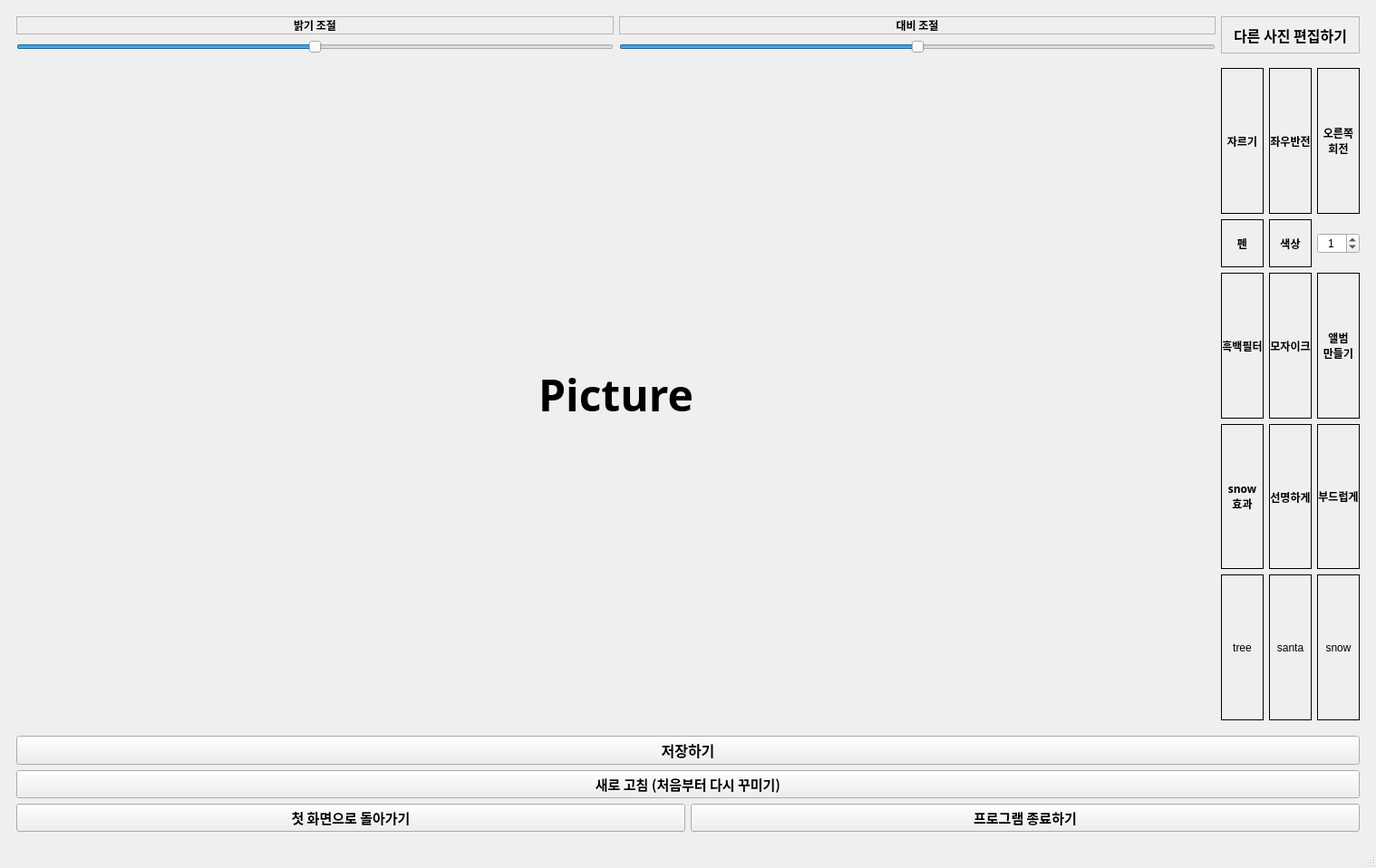
<?xml version="1.0" encoding="UTF-8"?>
<ui version="4.0">
 <class>MainWindow</class>
 <widget class="QMainWindow" name="MainWindow">
  <property name="geometry">
   <rect>
    <x>0</x>
    <y>0</y>
    <width>1518</width>
    <height>958</height>
   </rect>
  </property>
  <property name="mouseTracking">
   <bool>false</bool>
  </property>
  <property name="windowTitle">
   <string>MainWindow</string>
  </property>
  <property name="autoFillBackground">
   <bool>false</bool>
  </property>
  <widget class="QWidget" name="centralwidget">
   <layout class="QGridLayout" name="gridLayout">
    <item row="1" column="0">
     <layout class="QGridLayout" name="gridLayout_3">
      <item row="0" column="1">
       <widget class="QStackedWidget" name="stackedWidget_">
        <property name="sizePolicy">
         <sizepolicy hsizetype="Preferred" vsizetype="Preferred">
          <horstretch>0</horstretch>
          <verstretch>0</verstretch>
         </sizepolicy>
        </property>
        <property name="currentIndex">
         <number>4</number>
        </property>
        <widget class="QWidget" name="page_start">
         <layout class="QGridLayout" name="gridLayout_2">
          <item row="9" column="0">
           <spacer name="verticalSpacer_3">
            <property name="orientation">
             <enum>Qt::Vertical</enum>
            </property>
            <property name="sizeHint" stdset="0">
             <size>
              <width>20</width>
              <height>40</height>
             </size>
            </property>
           </spacer>
          </item>
          <item row="2" column="0">
           <widget class="QLabel" name="label">
            <property name="font">
             <font>
              <family>Sitka Text Semibold</family>
              <pointsize>44</pointsize>
              <weight>75</weight>
              <bold>true</bold>
             </font>
            </property>
            <property name="text">
             <string>MING PHOTO</string>
            </property>
            <property name="alignment">
             <set>Qt::AlignCenter</set>
            </property>
           </widget>
          </item>
          <item row="4" column="0">
           <spacer name="verticalSpacer">
            <property name="orientation">
             <enum>Qt::Vertical</enum>
            </property>
            <property name="sizeHint" stdset="0">
             <size>
              <width>20</width>
              <height>40</height>
             </size>
            </property>
           </spacer>
          </item>
          <item row="3" column="0">
           <widget class="QLabel" name="label_2">
            <property name="font">
             <font>
              <family>한컴산뜻돋움</family>
              <pointsize>11</pointsize>
             </font>
            </property>
            <property name="text">
             <string>
 MING PHOTO는 사용자들에게 사진 꾸미기를 제공합니다.
콜라주, 그리기, 스티커 붙이기 등의 기능을 포함하고 있으며,
사진을 찍거나 앨범에서 사용자가 사진을 가져와  꾸밀 수 있습니다. </string>
            </property>
            <property name="alignment">
             <set>Qt::AlignCenter</set>
            </property>
           </widget>
          </item>
          <item row="6" column="0">
           <widget class="QPushButton" name="pushButton">
            <property name="font">
             <font>
              <family>한컴 말랑말랑 Bold</family>
              <pointsize>12</pointsize>
              <weight>75</weight>
              <bold>true</bold>
             </font>
            </property>
            <property name="text">
             <string>사진 촬영</string>
            </property>
           </widget>
          </item>
          <item row="7" column="0">
           <widget class="QPushButton" name="pushButton_2">
            <property name="font">
             <font>
              <family>한컴 말랑말랑 Bold</family>
              <pointsize>12</pointsize>
              <weight>75</weight>
              <bold>true</bold>
             </font>
            </property>
            <property name="mouseTracking">
             <bool>false</bool>
            </property>
            <property name="text">
             <string>사진 꾸미기</string>
            </property>
           </widget>
          </item>
          <item row="8" column="0">
           <widget class="QPushButton" name="pushButton_4">
            <property name="font">
             <font>
              <family>한컴 말랑말랑 Bold</family>
              <pointsize>12</pointsize>
              <weight>75</weight>
              <bold>true</bold>
             </font>
            </property>
            <property name="text">
             <string>종료하기</string>
            </property>
           </widget>
          </item>
          <item row="0" column="0">
           <spacer name="verticalSpacer_2">
            <property name="orientation">
             <enum>Qt::Vertical</enum>
            </property>
            <property name="sizeHint" stdset="0">
             <size>
              <width>20</width>
              <height>40</height>
             </size>
            </property>
           </spacer>
          </item>
         </layout>
        </widget>
        <widget class="QWidget" name="page_camera">
         <layout class="QGridLayout" name="gridLayout_4">
          <item row="0" column="0">
           <widget class="QLabel" name="label_3">
            <property name="sizePolicy">
             <sizepolicy hsizetype="Preferred" vsizetype="Preferred">
              <horstretch>0</horstretch>
              <verstretch>0</verstretch>
             </sizepolicy>
            </property>
            <property name="minimumSize">
             <size>
              <width>1280</width>
              <height>720</height>
             </size>
            </property>
            <property name="maximumSize">
             <size>
              <width>1920</width>
              <height>1080</height>
             </size>
            </property>
            <property name="font">
             <font>
              <family>한컴 말랑말랑 Bold</family>
              <pointsize>36</pointsize>
              <weight>75</weight>
              <bold>true</bold>
             </font>
            </property>
            <property name="autoFillBackground">
             <bool>true</bool>
            </property>
            <property name="frameShape">
             <enum>QFrame::NoFrame</enum>
            </property>
            <property name="lineWidth">
             <number>2</number>
            </property>
            <property name="text">
             <string>



 Camera 


</string>
            </property>
            <property name="alignment">
             <set>Qt::AlignCenter</set>
            </property>
           </widget>
          </item>
          <item row="3" column="0">
           <widget class="QPushButton" name="pushButton_5">
            <property name="font">
             <font>
              <family>한컴 말랑말랑 Bold</family>
              <pointsize>12</pointsize>
              <weight>75</weight>
              <bold>true</bold>
             </font>
            </property>
            <property name="text">
             <string>
사진찍기
</string>
            </property>
           </widget>
          </item>
          <item row="4" column="0">
           <widget class="QPushButton" name="pushButton_6">
            <property name="font">
             <font>
              <family>한컴 말랑말랑 Bold</family>
              <pointsize>12</pointsize>
              <weight>75</weight>
              <bold>true</bold>
             </font>
            </property>
            <property name="text">
             <string>돌아가기</string>
            </property>
           </widget>
          </item>
          <item row="1" column="0">
           <layout class="QHBoxLayout" name="horizontalLayout">
            <item>
             <widget class="QSlider" name="horizontalSlider">
              <property name="orientation">
               <enum>Qt::Horizontal</enum>
              </property>
             </widget>
            </item>
            <item>
             <widget class="QPushButton" name="pushButton_10">
              <property name="font">
               <font>
                <family>한컴 말랑말랑 Bold</family>
                <pointsize>10</pointsize>
                <weight>75</weight>
                <bold>true</bold>
               </font>
              </property>
              <property name="text">
               <string>좌우 반전</string>
              </property>
             </widget>
            </item>
           </layout>
          </item>
          <item row="5" column="0">
           <spacer name="verticalSpacer_5">
            <property name="orientation">
             <enum>Qt::Vertical</enum>
            </property>
            <property name="sizeHint" stdset="0">
             <size>
              <width>20</width>
              <height>40</height>
             </size>
            </property>
           </spacer>
          </item>
          <item row="2" column="0">
           <spacer name="verticalSpacer_4">
            <property name="orientation">
             <enum>Qt::Vertical</enum>
            </property>
            <property name="sizeHint" stdset="0">
             <size>
              <width>20</width>
              <height>40</height>
             </size>
            </property>
           </spacer>
          </item>
         </layout>
        </widget>
        <widget class="QWidget" name="page_cameraSave">
         <layout class="QGridLayout" name="gridLayout_5">
          <item row="4" column="0">
           <widget class="QPushButton" name="pushButton_7">
            <property name="font">
             <font>
              <family>한컴 말랑말랑 Bold</family>
              <pointsize>12</pointsize>
              <weight>75</weight>
              <bold>true</bold>
             </font>
            </property>
            <property name="text">
             <string>다시 찍기</string>
            </property>
            <property name="default">
             <bool>false</bool>
            </property>
            <property name="flat">
             <bool>false</bool>
            </property>
           </widget>
          </item>
          <item row="3" column="0">
           <widget class="QPushButton" name="pushButton_8">
            <property name="font">
             <font>
              <family>한컴 말랑말랑 Bold</family>
              <pointsize>12</pointsize>
              <weight>75</weight>
              <bold>true</bold>
             </font>
            </property>
            <property name="text">
             <string>
사진 꾸미러 가기
</string>
            </property>
           </widget>
          </item>
          <item row="2" column="0">
           <spacer name="verticalSpacer_6">
            <property name="orientation">
             <enum>Qt::Vertical</enum>
            </property>
            <property name="sizeHint" stdset="0">
             <size>
              <width>20</width>
              <height>40</height>
             </size>
            </property>
           </spacer>
          </item>
          <item row="6" column="0">
           <spacer name="verticalSpacer_7">
            <property name="orientation">
             <enum>Qt::Vertical</enum>
            </property>
            <property name="sizeHint" stdset="0">
             <size>
              <width>20</width>
              <height>40</height>
             </size>
            </property>
           </spacer>
          </item>
          <item row="1" column="0">
           <widget class="QLabel" name="label_4">
            <property name="sizePolicy">
             <sizepolicy hsizetype="Preferred" vsizetype="Preferred">
              <horstretch>0</horstretch>
              <verstretch>0</verstretch>
             </sizepolicy>
            </property>
            <property name="minimumSize">
             <size>
              <width>1280</width>
              <height>720</height>
             </size>
            </property>
            <property name="maximumSize">
             <size>
              <width>1920</width>
              <height>1920</height>
             </size>
            </property>
            <property name="font">
             <font>
              <family>한컴 말랑말랑 Bold</family>
              <pointsize>36</pointsize>
              <weight>75</weight>
              <bold>true</bold>
             </font>
            </property>
            <property name="autoFillBackground">
             <bool>true</bool>
            </property>
            <property name="frameShape">
             <enum>QFrame::NoFrame</enum>
            </property>
            <property name="lineWidth">
             <number>2</number>
            </property>
            <property name="text">
             <string>



Picture


</string>
            </property>
            <property name="alignment">
             <set>Qt::AlignCenter</set>
            </property>
           </widget>
          </item>
         </layout>
        </widget>
        <widget class="QWidget" name="page_gallery">
         <layout class="QGridLayout" name="gridLayout_7">
          <item row="5" column="1">
           <spacer name="verticalSpacer_9">
            <property name="orientation">
             <enum>Qt::Vertical</enum>
            </property>
            <property name="sizeHint" stdset="0">
             <size>
              <width>20</width>
              <height>40</height>
             </size>
            </property>
           </spacer>
          </item>
          <item row="2" column="1">
           <widget class="QPushButton" name="pushButton_11">
            <property name="font">
             <font>
              <family>한컴 말랑말랑 Bold</family>
              <pointsize>12</pointsize>
              <weight>75</weight>
              <bold>true</bold>
             </font>
            </property>
            <property name="text">
             <string>사진 꾸미러 가기</string>
            </property>
           </widget>
          </item>
          <item row="4" column="1">
           <widget class="QPushButton" name="pushButton_9">
            <property name="font">
             <font>
              <family>한컴 말랑말랑 Bold</family>
              <pointsize>12</pointsize>
              <weight>75</weight>
              <bold>true</bold>
             </font>
            </property>
            <property name="text">
             <string>뒤로가기</string>
            </property>
           </widget>
          </item>
          <item row="1" column="1">
           <spacer name="verticalSpacer_8">
            <property name="orientation">
             <enum>Qt::Vertical</enum>
            </property>
            <property name="sizeHint" stdset="0">
             <size>
              <width>20</width>
              <height>40</height>
             </size>
            </property>
           </spacer>
          </item>
          <item row="3" column="1">
           <widget class="QPushButton" name="pushButton_3">
            <property name="font">
             <font>
              <family>한컴 말랑말랑 Bold</family>
              <pointsize>12</pointsize>
              <weight>75</weight>
              <bold>true</bold>
             </font>
            </property>
            <property name="text">
             <string>다시 선택하기</string>
            </property>
           </widget>
          </item>
          <item row="0" column="1">
           <widget class="QLabel" name="label_6">
            <property name="sizePolicy">
             <sizepolicy hsizetype="Preferred" vsizetype="Preferred">
              <horstretch>0</horstretch>
              <verstretch>0</verstretch>
             </sizepolicy>
            </property>
            <property name="minimumSize">
             <size>
              <width>1080</width>
              <height>720</height>
             </size>
            </property>
            <property name="maximumSize">
             <size>
              <width>1920</width>
              <height>1080</height>
             </size>
            </property>
            <property name="font">
             <font>
              <family>한컴 말랑말랑 Bold</family>
              <pointsize>36</pointsize>
              <weight>75</weight>
              <bold>true</bold>
             </font>
            </property>
            <property name="autoFillBackground">
             <bool>true</bool>
            </property>
            <property name="text">
             <string>



Picture


</string>
            </property>
            <property name="alignment">
             <set>Qt::AlignCenter</set>
            </property>
           </widget>
          </item>
         </layout>
        </widget>
        <widget class="QWidget" name="page_edit">
         <layout class="QGridLayout" name="gridLayout_6">
          <item row="4" column="1">
           <layout class="QHBoxLayout" name="horizontalLayout_2">
            <item>
             <layout class="QGridLayout" name="gridLayout_8">
              <property name="sizeConstraint">
               <enum>QLayout::SetDefaultConstraint</enum>
              </property>
              <item row="6" column="0">
               <widget class="QLabel" name="label_43">
                <property name="font">
                 <font>
                  <family>한컴 말랑말랑 Bold</family>
                  <weight>75</weight>
                  <bold>true</bold>
                 </font>
                </property>
                <property name="autoFillBackground">
                 <bool>true</bool>
                </property>
                <property name="frameShape">
                 <enum>QFrame::Box</enum>
                </property>
                <property name="text">
                 <string>snow
효과</string>
                </property>
                <property name="alignment">
                 <set>Qt::AlignCenter</set>
                </property>
               </widget>
              </item>
              <item row="3" column="2">
               <widget class="QLabel" name="label_14">
                <property name="font">
                 <font>
                  <family>한컴 말랑말랑 Bold</family>
                  <weight>75</weight>
                  <bold>true</bold>
                 </font>
                </property>
                <property name="autoFillBackground">
                 <bool>true</bool>
                </property>
                <property name="frameShape">
                 <enum>QFrame::Box</enum>
                </property>
                <property name="text">
                 <string>
색상
</string>
                </property>
                <property name="alignment">
                 <set>Qt::AlignCenter</set>
                </property>
               </widget>
              </item>
              <item row="10" column="0">
               <widget class="QLabel" name="label_30">
                <property name="autoFillBackground">
                 <bool>true</bool>
                </property>
                <property name="frameShape">
                 <enum>QFrame::Box</enum>
                </property>
                <property name="text">
                 <string>tree</string>
                </property>
                <property name="alignment">
                 <set>Qt::AlignCenter</set>
                </property>
               </widget>
              </item>
              <item row="10" column="3">
               <widget class="QLabel" name="label_38">
                <property name="autoFillBackground">
                 <bool>true</bool>
                </property>
                <property name="frameShape">
                 <enum>QFrame::Box</enum>
                </property>
                <property name="text">
                 <string>snow</string>
                </property>
                <property name="alignment">
                 <set>Qt::AlignCenter</set>
                </property>
               </widget>
              </item>
              <item row="10" column="2">
               <widget class="QLabel" name="label_37">
                <property name="autoFillBackground">
                 <bool>true</bool>
                </property>
                <property name="frameShape">
                 <enum>QFrame::Box</enum>
                </property>
                <property name="text">
                 <string>santa</string>
                </property>
                <property name="alignment">
                 <set>Qt::AlignCenter</set>
                </property>
               </widget>
              </item>
              <item row="3" column="0">
               <widget class="QLabel" name="label_13">
                <property name="font">
                 <font>
                  <family>한컴 말랑말랑 Bold</family>
                  <weight>75</weight>
                  <bold>true</bold>
                 </font>
                </property>
                <property name="autoFillBackground">
                 <bool>true</bool>
                </property>
                <property name="frameShape">
                 <enum>QFrame::Box</enum>
                </property>
                <property name="text">
                 <string>
펜
</string>
                </property>
                <property name="alignment">
                 <set>Qt::AlignCenter</set>
                </property>
               </widget>
              </item>
              <item row="1" column="0">
               <widget class="QLabel" name="label_9">
                <property name="font">
                 <font>
                  <family>한컴 말랑말랑 Bold</family>
                  <weight>75</weight>
                  <bold>true</bold>
                 </font>
                </property>
                <property name="autoFillBackground">
                 <bool>true</bool>
                </property>
                <property name="frameShape">
                 <enum>QFrame::Box</enum>
                </property>
                <property name="text">
                 <string>
자르기
</string>
                </property>
                <property name="alignment">
                 <set>Qt::AlignCenter</set>
                </property>
               </widget>
              </item>
              <item row="1" column="2">
               <widget class="QLabel" name="label_10">
                <property name="font">
                 <font>
                  <family>한컴 말랑말랑 Bold</family>
                  <weight>75</weight>
                  <bold>true</bold>
                 </font>
                </property>
                <property name="autoFillBackground">
                 <bool>true</bool>
                </property>
                <property name="frameShape">
                 <enum>QFrame::Box</enum>
                </property>
                <property name="text">
                 <string>
좌우반전
</string>
                </property>
                <property name="alignment">
                 <set>Qt::AlignCenter</set>
                </property>
               </widget>
              </item>
              <item row="5" column="0">
               <widget class="QLabel" name="label_19">
                <property name="font">
                 <font>
                  <family>한컴 말랑말랑 Bold</family>
                  <weight>75</weight>
                  <bold>true</bold>
                 </font>
                </property>
                <property name="autoFillBackground">
                 <bool>true</bool>
                </property>
                <property name="frameShape">
                 <enum>QFrame::Box</enum>
                </property>
                <property name="text">
                 <string>
흑백필터
</string>
                </property>
                <property name="alignment">
                 <set>Qt::AlignCenter</set>
                </property>
               </widget>
              </item>
              <item row="1" column="3">
               <widget class="QLabel" name="label_12">
                <property name="font">
                 <font>
                  <family>한컴 말랑말랑 Bold</family>
                  <weight>75</weight>
                  <bold>true</bold>
                 </font>
                </property>
                <property name="autoFillBackground">
                 <bool>true</bool>
                </property>
                <property name="frameShape">
                 <enum>QFrame::Box</enum>
                </property>
                <property name="text">
                 <string>오른쪽
회전</string>
                </property>
                <property name="alignment">
                 <set>Qt::AlignCenter</set>
                </property>
               </widget>
              </item>
              <item row="6" column="2">
               <widget class="QLabel" name="label_21">
                <property name="font">
                 <font>
                  <family>한컴 말랑말랑 Bold</family>
                  <weight>75</weight>
                  <bold>true</bold>
                 </font>
                </property>
                <property name="autoFillBackground">
                 <bool>true</bool>
                </property>
                <property name="frameShape">
                 <enum>QFrame::Box</enum>
                </property>
                <property name="text">
                 <string>
선명하게
</string>
                </property>
                <property name="alignment">
                 <set>Qt::AlignCenter</set>
                </property>
               </widget>
              </item>
              <item row="3" column="3">
               <widget class="QSpinBox" name="spinBox">
                <property name="wrapping">
                 <bool>false</bool>
                </property>
                <property name="frame">
                 <bool>true</bool>
                </property>
                <property name="alignment">
                 <set>Qt::AlignCenter</set>
                </property>
                <property name="value">
                 <number>1</number>
                </property>
               </widget>
              </item>
              <item row="5" column="3">
               <widget class="QLabel" name="label_8">
                <property name="font">
                 <font>
                  <family>한컴 말랑말랑 Bold</family>
                  <weight>75</weight>
                  <bold>true</bold>
                 </font>
                </property>
                <property name="autoFillBackground">
                 <bool>true</bool>
                </property>
                <property name="frameShape">
                 <enum>QFrame::Box</enum>
                </property>
                <property name="text">
                 <string>앨범
만들기</string>
                </property>
                <property name="alignment">
                 <set>Qt::AlignCenter</set>
                </property>
               </widget>
              </item>
              <item row="6" column="3">
               <widget class="QLabel" name="label_20">
                <property name="font">
                 <font>
                  <family>한컴 말랑말랑 Bold</family>
                  <weight>75</weight>
                  <bold>true</bold>
                 </font>
                </property>
                <property name="autoFillBackground">
                 <bool>true</bool>
                </property>
                <property name="frameShape">
                 <enum>QFrame::Box</enum>
                </property>
                <property name="text">
                 <string>부드럽게</string>
                </property>
                <property name="alignment">
                 <set>Qt::AlignCenter</set>
                </property>
               </widget>
              </item>
              <item row="5" column="2">
               <widget class="QLabel" name="label_16">
                <property name="font">
                 <font>
                  <family>한컴 말랑말랑 Bold</family>
                  <weight>75</weight>
                  <bold>true</bold>
                 </font>
                </property>
                <property name="autoFillBackground">
                 <bool>true</bool>
                </property>
                <property name="frameShape">
                 <enum>QFrame::Box</enum>
                </property>
                <property name="text">
                 <string>
모자이크
</string>
                </property>
                <property name="alignment">
                 <set>Qt::AlignCenter</set>
                </property>
               </widget>
              </item>
             </layout>
            </item>
           </layout>
          </item>
          <item row="7" column="0" colspan="2">
           <widget class="QPushButton" name="pushButton_14">
            <property name="font">
             <font>
              <family>한컴 말랑말랑 Bold</family>
              <pointsize>11</pointsize>
              <weight>75</weight>
              <bold>true</bold>
             </font>
            </property>
            <property name="autoFillBackground">
             <bool>false</bool>
            </property>
            <property name="text">
             <string>새로 고침 (처음부터 다시 꾸미기)</string>
            </property>
           </widget>
          </item>
          <item row="4" column="0">
           <widget class="QLabel" name="label_5">
            <property name="sizePolicy">
             <sizepolicy hsizetype="Fixed" vsizetype="Fixed">
              <horstretch>0</horstretch>
              <verstretch>0</verstretch>
             </sizepolicy>
            </property>
            <property name="minimumSize">
             <size>
              <width>1280</width>
              <height>720</height>
             </size>
            </property>
            <property name="maximumSize">
             <size>
              <width>1920</width>
              <height>1920</height>
             </size>
            </property>
            <property name="font">
             <font>
              <family>한컴 말랑말랑 Bold</family>
              <pointsize>36</pointsize>
              <weight>75</weight>
              <bold>true</bold>
             </font>
            </property>
            <property name="autoFillBackground">
             <bool>true</bool>
            </property>
            <property name="text">
             <string>Picture</string>
            </property>
            <property name="alignment">
             <set>Qt::AlignCenter</set>
            </property>
           </widget>
          </item>
          <item row="9" column="0" colspan="2">
           <layout class="QGridLayout" name="gridLayout_9">
            <item row="0" column="0">
             <widget class="QPushButton" name="pushButton_13">
              <property name="font">
               <font>
                <family>한컴 말랑말랑 Bold</family>
                <pointsize>11</pointsize>
                <weight>75</weight>
                <bold>true</bold>
               </font>
              </property>
              <property name="text">
               <string>첫 화면으로 돌아가기</string>
              </property>
             </widget>
            </item>
            <item row="0" column="1">
             <widget class="QPushButton" name="pushButton_12">
              <property name="font">
               <font>
                <family>한컴 말랑말랑 Bold</family>
                <pointsize>11</pointsize>
                <weight>75</weight>
                <bold>true</bold>
               </font>
              </property>
              <property name="autoFillBackground">
               <bool>false</bool>
              </property>
              <property name="text">
               <string>프로그램 종료하기</string>
              </property>
             </widget>
            </item>
           </layout>
          </item>
          <item row="1" column="0">
           <layout class="QGridLayout" name="gridLayout_10">
            <item row="0" column="2">
             <widget class="QLabel" name="label_46">
              <property name="font">
               <font>
                <family>한컴 말랑말랑 Bold</family>
                <weight>75</weight>
                <bold>true</bold>
               </font>
              </property>
              <property name="autoFillBackground">
               <bool>true</bool>
              </property>
              <property name="frameShape">
               <enum>QFrame::StyledPanel</enum>
              </property>
              <property name="text">
               <string>대비 조절</string>
              </property>
              <property name="alignment">
               <set>Qt::AlignCenter</set>
              </property>
             </widget>
            </item>
            <item row="1" column="0">
             <widget class="QSlider" name="horizontalSlider_3">
              <property name="autoFillBackground">
               <bool>true</bool>
              </property>
              <property name="minimum">
               <number>-99</number>
              </property>
              <property name="orientation">
               <enum>Qt::Horizontal</enum>
              </property>
             </widget>
            </item>
            <item row="1" column="2">
             <widget class="QSlider" name="horizontalSlider_2">
              <property name="autoFillBackground">
               <bool>true</bool>
              </property>
              <property name="minimum">
               <number>-99</number>
              </property>
              <property name="orientation">
               <enum>Qt::Horizontal</enum>
              </property>
             </widget>
            </item>
            <item row="0" column="0">
             <widget class="QLabel" name="label_45">
              <property name="font">
               <font>
                <family>한컴 말랑말랑 Bold</family>
                <weight>75</weight>
                <bold>true</bold>
               </font>
              </property>
              <property name="autoFillBackground">
               <bool>true</bool>
              </property>
              <property name="frameShape">
               <enum>QFrame::StyledPanel</enum>
              </property>
              <property name="text">
               <string>밝기 조절</string>
              </property>
              <property name="alignment">
               <set>Qt::AlignCenter</set>
              </property>
             </widget>
            </item>
           </layout>
          </item>
          <item row="5" column="1">
           <spacer name="verticalSpacer_11">
            <property name="orientation">
             <enum>Qt::Vertical</enum>
            </property>
            <property name="sizeHint" stdset="0">
             <size>
              <width>20</width>
              <height>40</height>
             </size>
            </property>
           </spacer>
          </item>
          <item row="1" column="1">
           <layout class="QHBoxLayout" name="horizontalLayout_3">
            <item>
             <widget class="QLabel" name="label_15">
              <property name="font">
               <font>
                <family>한컴 말랑말랑 Bold</family>
                <pointsize>12</pointsize>
                <weight>75</weight>
                <bold>true</bold>
               </font>
              </property>
              <property name="autoFillBackground">
               <bool>true</bool>
              </property>
              <property name="frameShape">
               <enum>QFrame::StyledPanel</enum>
              </property>
              <property name="text">
               <string>다른 사진 편집하기</string>
              </property>
              <property name="alignment">
               <set>Qt::AlignCenter</set>
              </property>
             </widget>
            </item>
           </layout>
          </item>
          <item row="6" column="0" colspan="2">
           <widget class="QPushButton" name="pushButton_15">
            <property name="font">
             <font>
              <family>한컴 말랑말랑 Bold</family>
              <pointsize>12</pointsize>
              <weight>75</weight>
              <bold>true</bold>
             </font>
            </property>
            <property name="text">
             <string>저장하기</string>
            </property>
           </widget>
          </item>
          <item row="2" column="1">
           <spacer name="verticalSpacer_10">
            <property name="orientation">
             <enum>Qt::Vertical</enum>
            </property>
            <property name="sizeHint" stdset="0">
             <size>
              <width>20</width>
              <height>40</height>
             </size>
            </property>
           </spacer>
          </item>
         </layout>
        </widget>
       </widget>
      </item>
     </layout>
    </item>
   </layout>
  </widget>
  <widget class="QMenuBar" name="menubar">
   <property name="geometry">
    <rect>
     <x>0</x>
     <y>0</y>
     <width>1518</width>
     <height>22</height>
    </rect>
   </property>
  </widget>
  <widget class="QStatusBar" name="statusbar"/>
 </widget>
 <resources/>
 <connections/>
</ui>
